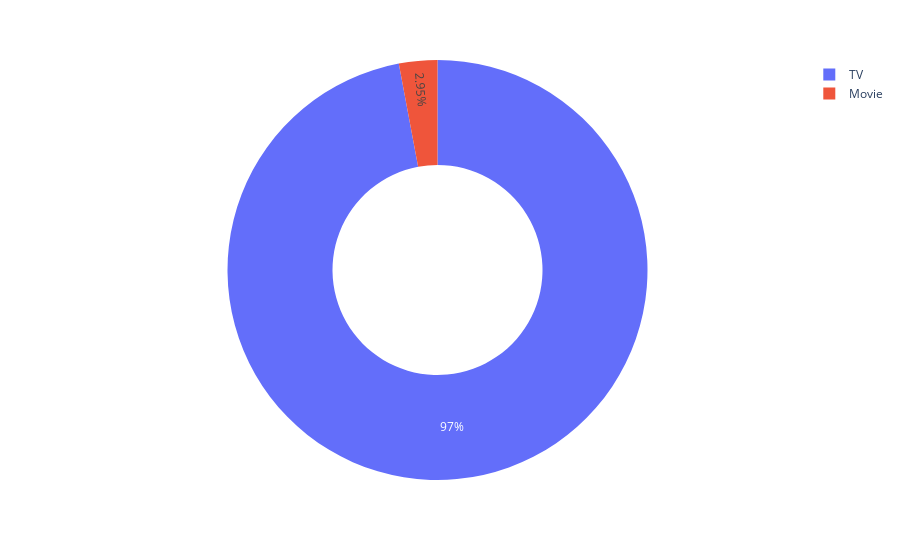

The code cell stored with this chart in its notebook:
### Code cell
fig = px.pie(merged, values='runtime', names='Type', hole=.5)
fig.update_traces(hovertemplate='Total Watch Time: %{value} mins')
fig.show()

### Figure 1 — Plotly figure (JSON) as saved in the notebook; plotly's stock layout.template omitted (floating-point values rounded to 4 significant figures; data arrays with more than 128 entries replaced by an {"elided": "..."} marker saying what was removed)
{"data": [{"domain": {"x": [0, 1], "y": [0, 1]}, "hole": 0.5, "hovertemplate": "Total Watch Time: %{value} mins", "labels": {"elided": "270 str values"}, "legendgroup": "", "name": "", "showlegend": true, "type": "pie", "values": {"elided": "270 int values"}}], "layout": {"legend": {"tracegroupgap": 0}, "margin": {"t": 60}}}
